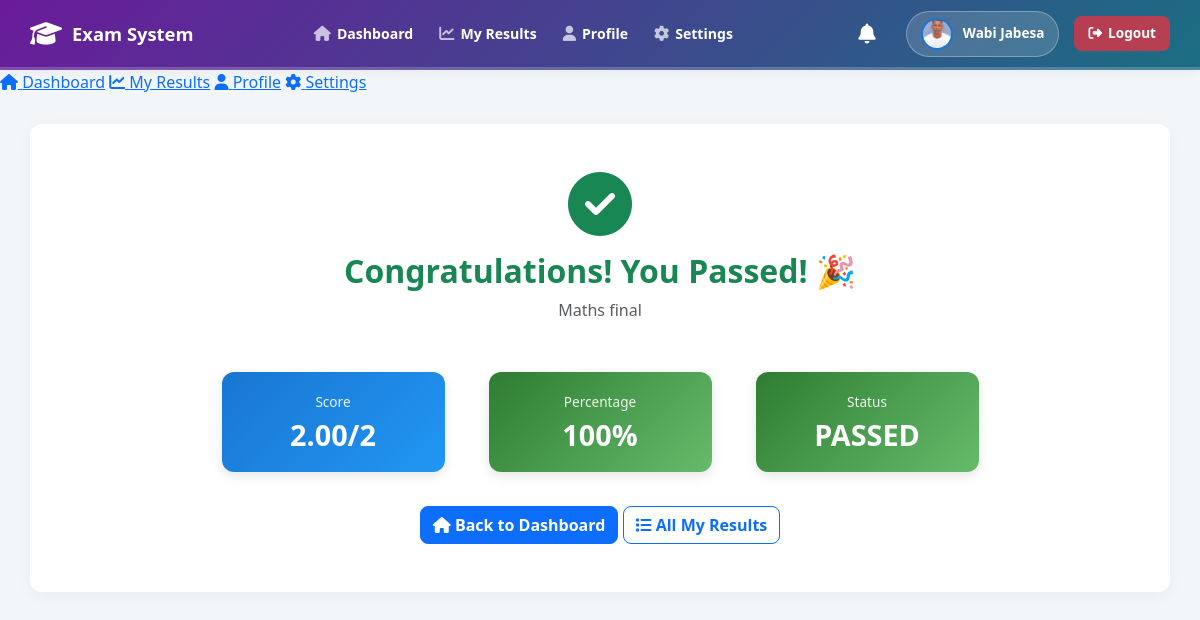
The page /student/view_result.php?attempt_id=6 (signed in) on the database its author committed.
### tables this page shows
CREATE TABLE `users` (
  `user_id` int(11) NOT NULL,
  `name` varchar(100) NOT NULL,
  `email` varchar(100) NOT NULL,
  `username` varchar(50) NOT NULL,
  `password` varchar(255) NOT NULL,
  `role` varchar(20) NOT NULL,
  `status` varchar(10) DEFAULT 'Active',
  `created_at` datetime DEFAULT current_timestamp(),
  `profile_image` varchar(255) DEFAULT NULL
);

CREATE TABLE `attempts` (
  `attempt_id` int(11) NOT NULL,
  `student_id` int(11) NOT NULL,
  `exam_id` int(11) NOT NULL,
  `start_time` datetime DEFAULT current_timestamp(),
  `end_time` datetime DEFAULT NULL,
  `score` decimal(5,2) DEFAULT NULL,
  `status` varchar(20) DEFAULT 'In Progress'
);

CREATE TABLE `exams` (
  `exam_id` int(11) NOT NULL,
  `title` varchar(100) NOT NULL,
  `subject` varchar(100) NOT NULL,
  `exam_type` varchar(50) NOT NULL,
  `duration_minutes` int(11) NOT NULL,
  `start_time` datetime NOT NULL,
  `end_time` datetime NOT NULL,
  `description` text DEFAULT NULL,
  `created_by` int(11) NOT NULL,
  `created_at` datetime DEFAULT current_timestamp(),
  `status` varchar(20) DEFAULT 'Draft',
  `total_questions` int(11) DEFAULT 0
);

### student/view_result.php (the view, shortened to what this page needs)
<?php
require_once ROOT_PATH . '/db_connect.php';
include ROOT_PATH . '/includes/header.php';
$student_id = $_SESSION['user_id'];
$attempt_id = isset($_GET['attempt_id']) ? intval($_GET['attempt_id']) : 0;
$attempt = $conn->query("SELECT a.*, e.title, e.subject FROM attempts a JOIN exams e ON a.exam_id = e.exam_id WHERE a.attempt_id = $attempt_id AND a.student_id = $student_id")->fetch_assoc();
$total_marks = $conn->query("SELECT IFNULL(SUM(marks), 0) as t FROM questions WHERE exam_id = {$attempt['exam_id']}")->fetch_assoc()['t'];
$percent = ($total_marks > 0) ? round(($attempt['score'] / $total_marks) * 100) : 0;
$passed = $percent >= 50;
?>
<?php include ROOT_PATH . '/includes/sidebar.php'; ?>
<div class="main-content">
    <div class="card p-5 text-center mb-4">
        <?php if ($passed): ?>
            <i class="fas fa-check-circle text-success" style="font-size: 4rem;"></i>
            <h2 class="text-success fw-bold mt-3">Congratulations! You Passed! 🎉</h2>
        <?php else: ?>
            <i class="fas fa-times-circle text-danger" style="font-size: 4rem;"></i>
            <h2 class="text-danger fw-bold mt-3">Better Luck Next Time</h2>
        <?php endif; ?>
        <p class="text-muted"><?php echo htmlspecialchars($attempt['title']); ?></p>
        <div class="row justify-content-center mt-4">
            <div class="col-md-3">
                <div class="result-stat" style="background: linear-gradient(135deg, #1976d2, #2196f3);">
                    <small>Score</small>
                    <h3><?php echo $attempt['score']; ?>/<?php echo $total_marks; ?></h3>
                </div>
            </div>
            <div class="col-md-3">
                <div class="result-stat" style="background: linear-gradient(135deg, <?php echo $passed ? '#2e7d32, #66bb6a' : '#c62828, #ef5350'; ?>);">
                    <small>Percentage</small>
                    <h3><?php echo $percent; ?>%</h3>
                </div>
            </div>
            <div class="col-md-3">
                <div class="result-stat" style="background: linear-gradient(135deg, <?php echo $passed ? '#2e7d32, #66bb6a' : '#c62828, #ef5350'; ?>);">
                    <small>Status</small>
                    <h3><?php echo $passed ? 'PASSED' : 'FAILED'; ?></h3>
                </div>
            </div>
        </div>
        <div class="mt-4">
            <a href="dashboard.php" class="btn btn-primary"><i class="fas fa-home"></i> Back to Dashboard</a>
            <a href="my_results.php" class="btn btn-outline-primary"><i class="fas fa-list"></i> All My Results</a>
        </div>
    </div>
</div>
<?php include ROOT_PATH . '/includes/footer.php'; ?>

### includes/header.php (shortened to what this page needs)
<?php
$header_img = null;
if (isset($conn) && isset($_SESSION['user_id'])) {
    $header_uid = $_SESSION['user_id'];
    $header_img_q = $conn->query("SELECT profile_image FROM users WHERE user_id = $header_uid");
    $header_img = ($header_img_q && $header_img_q->num_rows > 0) ? $header_img_q->fetch_assoc()['profile_image'] : null;
}
$base_path = (strpos($_SERVER['PHP_SELF'], '/admin/') !== false ||
              strpos($_SERVER['PHP_SELF'], '/teacher/') !== false ||
              strpos($_SERVER['PHP_SELF'], '/student/') !== false ||
              strpos($_SERVER['PHP_SELF'], '/shared/') !== false) ? "../" : "";
?>
<!DOCTYPE html>
<html lang="en">
<head>
    <link href="https://cdn.jsdelivr.net/npm/bootstrap@5.3.0/dist/css/bootstrap.min.css" rel="stylesheet">
    <link rel="stylesheet" href="https://cdnjs.cloudflare.com/ajax/libs/font-awesome/6.4.0/css/all.min.css">
</head>
<body>
<div class="top-navbar">
    <a href="<?php echo $base_path; ?>index.php" class="nav-brand">
        <i class="fas fa-graduation-cap"></i> Exam System
    </a>
    <div class="nav-menu">
        <?php include ROOT_PATH . '/includes/sidebar.php'; ?>
    </div>
    <div class="user-menu">
        <div class="nav-dropdown" style="margin-right: 10px;">
            <a href="#" class="dropdown-toggle bell-icon" data-bs-toggle="dropdown" aria-expanded="false" style="text-decoration: none; color: #555; position: relative; padding: 5px;">
                <i class="fas fa-bell fa-lg"></i>
            </a>
        </div>
        <div class="user-badge">
            <?php if (!empty($header_img)): ?>
                <img src="<?php echo $base_path; ?>assets/uploads/<?php echo htmlspecialchars($header_img); ?>" alt="Profile">
            <?php else: ?>
                <i class="fas fa-user-circle"></i>
            <?php endif; ?>
            <span><?php echo htmlspecialchars($_SESSION['name']); ?></span>
        </div>
        <a href="<?php echo $base_path; ?>logout.php" class="logout-btn">
            <i class="fas fa-sign-out-alt"></i> Logout
        </a>
    </div>
</div>

### student/view_result.php (style rules this page uses)
.result-stat { padding: 20px; border-radius: 12px; color: white; text-align: center; margin: 10px; box-shadow: 0 4px 12px rgba(0,0,0,0.1); }
.result-stat small { font-size: 0.85rem; opacity: 0.9; display: block; margin-bottom: 5px; }
.result-stat h3 { font-weight: 700; margin: 0; font-size: 1.8rem; }

### rows shown on the page
users: profile_image (picture)
attempts: exam.title "Maths final", score "2.00"

### other values the page prints
$_SESSION['name'] "Wabi Jabesa"
$total_marks "2"
$percent "100"
